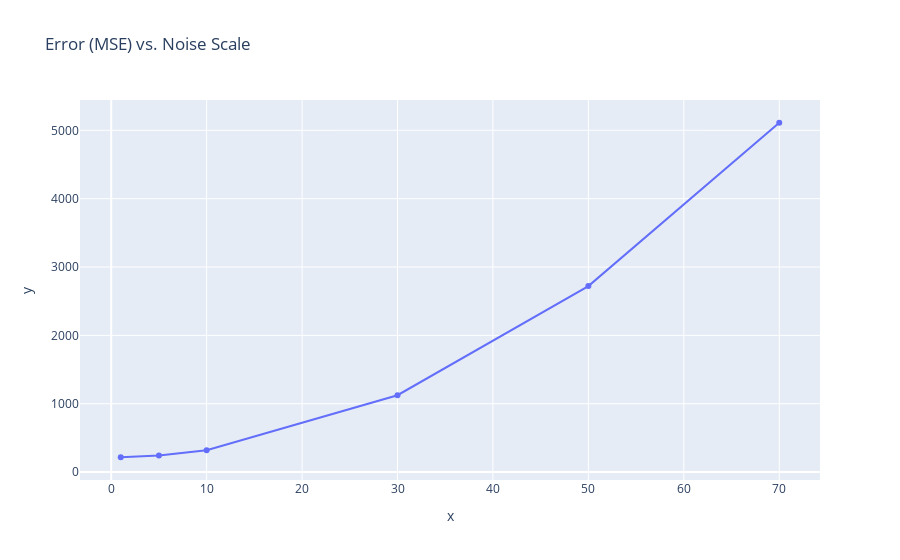

Notebook cell for this chart:
### Code cell
noise_scales = [1, 5, 10, 30, 50, 70]
errors = []
for noise in tqdm(noise_scales):
    X_train, y_train = generate_sample(n_train_data_points, n_dims, lower_bound, upper_bound, target_func, noise_scale=noise)
    gpr = GPR(**args)
    gpr = gpr.fit(X_train, y_train)
    y_pred = gpr.predict(X_test)
    error = mean_squared_error(y_test, y_pred)
    errors.append(error)
    
px.scatter(x=noise_scales, y=errors, title='Error (MSE) vs. Noise Scale', trendline="lowess")

### Figure 1 — Plotly figure (JSON) as saved in the notebook; plotly's stock layout.template omitted (floating-point values rounded to 4 significant figures)
{"data": [{"hovertemplate": "x=%{x}<br>y=%{y}<extra></extra>", "legendgroup": "", "marker": {"color": "#636efa", "symbol": "circle"}, "mode": "markers", "name": "", "orientation": "v", "showlegend": false, "type": "scatter", "x": [1, 5, 10, 30, 50, 70], "xaxis": "x", "y": [216.8, 242.9, 320.1, 1124.0, 2721.0, 5111.0], "yaxis": "y"}, {"hovertemplate": "<b>LOWESS trendline</b><br><br>x=%{x}<br>y=%{y} <b>(trend)</b><extra></extra>", "legendgroup": "", "marker": {"color": "#636efa", "symbol": "circle"}, "mode": "lines", "name": "", "showlegend": false, "type": "scatter", "x": [1, 5, 10, 30, 50, 70], "xaxis": "x", "y": [216.8, 242.9, 320.1, 1124.0, 2721.0, 5111.0], "yaxis": "y"}], "layout": {"legend": {"tracegroupgap": 0}, "title": {"text": "Error (MSE) vs. Noise Scale"}, "xaxis": {"anchor": "y", "domain": [0, 1], "title": {"text": "x"}}, "yaxis": {"anchor": "x", "domain": [0, 1], "title": {"text": "y"}}}}
